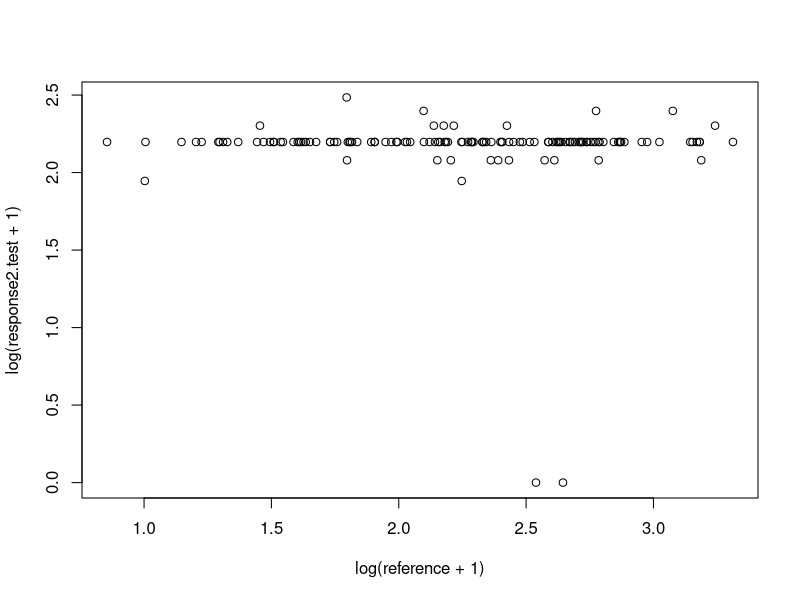
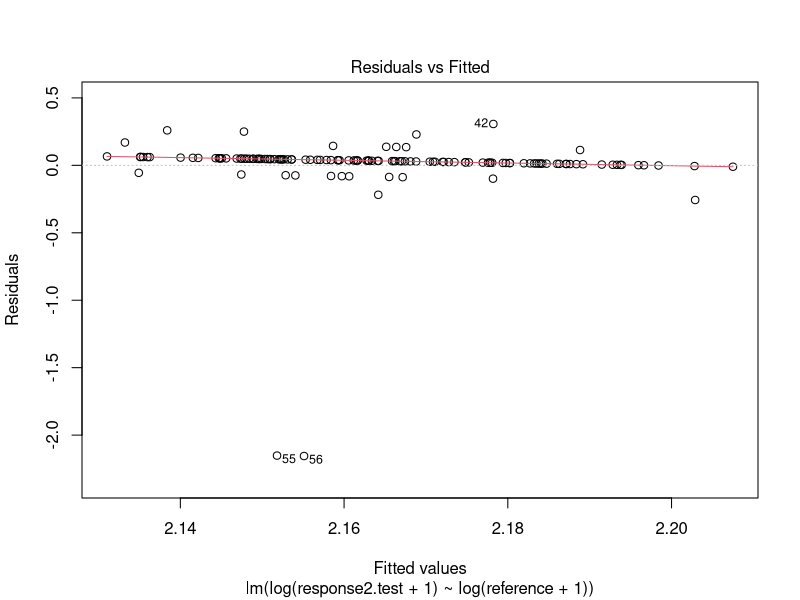
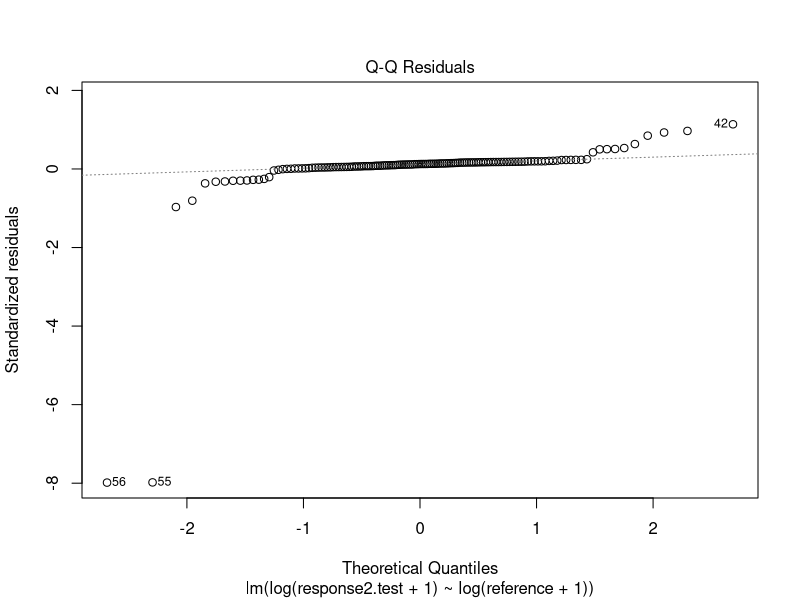
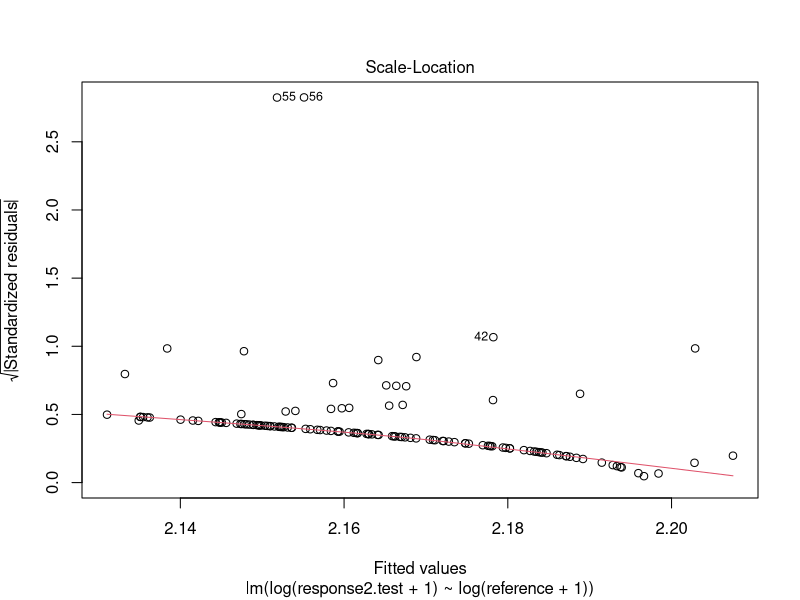
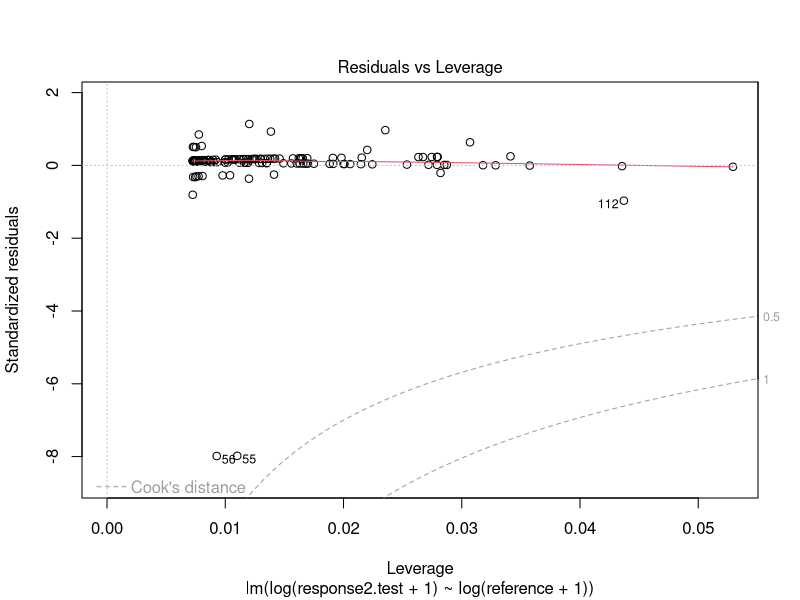
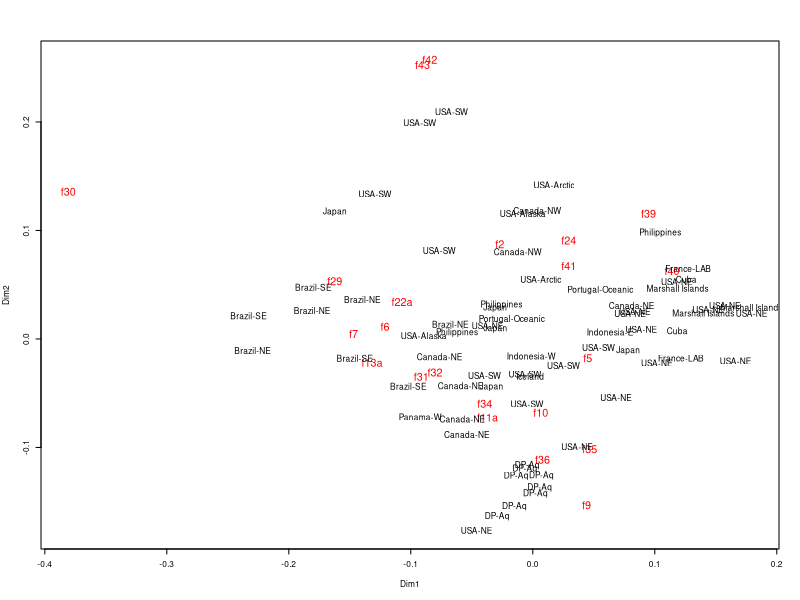

Source code (R) for these figures, in order:
######################### Aurelia morphological analyses 2 ##########################
#                       R Code - Author: Jonathan W. Lawley                         #
#                           Used in: Lawley et al., 2021                            #
#   The importance of molecular characters when morphological variability hinders   # 
#                   diagnosability: systematics of the moon jellyfish               #
#                           genus Aurelia (Cnidaria: Scyphozoa)                     #
#                       PeerJ https://doi.org/10.7717/peerj.11954                   #
#                                                                                   #
#    Used for MDS analysis in Fig. 4 and Mantel test, including fewer specimens     #
#                         WITHOUT estimation of missing data                        #
#                                                                                   #
#               Contact: jonathan.wanderleylawley@griffithuni.edu.au                #

library(vegan)
library(ade4)

#Data prep, log transform, slope calculations and isometry test
aurelia.raw=read.csv("aurelia-all.csv", sep=",", as.is=T) #raw data inserted
str(aurelia.raw)

aurelia.raw1=aurelia.raw[,-c(8,12,16)] #removes categorical features f8, f12 and f21

reference=aurelia.raw1$f1 #setting f1 as reference variable
response=aurelia.raw1[,3:36] #setting the rest as response variables
slope=rep(NA, ncol(response)) #empty vector for slope values
result=rep(NA, ncol(response)) #empty vector for isometry test results (Allometry, Isometry or lm not significant)

#Loop to calculate slopes of log-transformed variables and isometry test
for (i in 1:ncol(response)){
  response.lm=lm(log(response[,i]+1)~log(reference+1))
  f=(summary(response.lm))$fstatistic #creates the object "f" with the F-statistic values of the linear model.
  p=pf(f[1],f[2],f[3],lower.tail=F) #creates the object "p" with the p-value from the F-statistic values above.
  
  if (p > 0.05) #verifies if "p" is bigger than "alpha".
  {
    slope[i]=NA #if yes, attribute "lm not significant" to element k in "result".
    result[i]="lm not significant"
  }
  else #if not, linear model is significant, so proceeds with calculations.
  {
    slope[i]=(summary(response.lm))$coefficients[2]
    slope.se=(summary(response.lm))$coefficients[4]
    tvalue=abs((slope[i]-1)/slope.se)
    pvalue=(1-pt(tvalue,nrow(na.omit(cbind(reference,response[,i])))-2))*2
    if (pvalue > 0.05) #verifies if "pvalue" is bigger than "alpha".
    {
      result[i]="Isometry" #if yes, the slope from response.lm is not significantly different from the expected slope, so it attributes "Isometry" to element k in "result".
    }
    else #verifies if "pvalue" is not bigger than alpha.
    { 
      result[i]="Allometry" #if it is not bigger, the slope from response.m is significantly different from the expected.slope, so it attributes "Allometry" to element k in "result".
    }
  }
}
slope #resulting slopes (NA where lm not significant)
result #result of isometry test
slope.true=slope[-c(2,10:11,13,15:18,23,27:28,34)] #removing NAs (features in which lm was not significant or that are nonetheless unusable for transformations) as well as mostly invariable or biased (f3a, f19, f33) variables.

#Exploratory checking of response variables
response2=response[,c(11,13,15:18,27:28,34)] # with variables that had no significanct lm
response2.test=response[,11] #change column here for each of the above to test
plot(log(response2.test+1)~log(reference+1))
summary(lm(log(response2.test+1)~log(reference+1)))
plot(lm(log(response2.test+1)~log(reference+1)))

#Removing mostly invariable or biased (f3a, f19, f33) and uninformative (lm not significant, from above) variables - f3a, f19, f20, f23, f25a, f26, f27, f28a, f33, f37, f38, f44
aurelia.raw2=aurelia.raw1[,-c(4,12:13,15,17:20,25,29:30,36)]

aurelia.raw3=aurelia.raw2[,-c(25:26,28:29)] #further cleaning matrix, excluding locality info (some missing data there from aquariums)

aurelia.raw3.na=na.omit(aurelia.raw3) #removes lines with NAs
rownames(aurelia.raw3.na)<-aurelia.raw3.na$Specimen
aurelia.raw3.na<-aurelia.raw3.na[,-1]

#Size corrections based on Lleonart et al. (2000) and full standardization
aurelia.corrected=matrix(data=NA, nrow=length(rownames(aurelia.raw3.na)), ncol=length(colnames(aurelia.raw3.na))-2)
for (i in 1:length(slope.true)){
  aurelia.corrected[,i]=aurelia.raw3.na[,i+1]*((mean(aurelia.raw3.na[,1])/aurelia.raw3.na[,1])^slope.true[i])
}
aurelia.corrected=as.data.frame(aurelia.corrected)

aurelia.corrected.01=matrix(NA,70,22) ##scale full standardization
for (i in 1:ncol(aurelia.corrected)) {
  for (k in 1:nrow(aurelia.corrected)) {
    aurelia.corrected.01[k,i]=(aurelia.corrected[k,i]-min(aurelia.corrected[,i]))/(max(aurelia.corrected[,i])-min(aurelia.corrected[,i]))
  }
}
aurelia.corrected.01=as.data.frame(aurelia.corrected.01)
colnames(aurelia.corrected.01)=colnames(aurelia.raw3.na[,-c(1,24)])
rownames(aurelia.corrected.01)=rownames(aurelia.raw3.na)

#Multivariate analysis
par(cex=0.5)
mds=cmdscale((vegdist(aurelia.corrected.01, "gower")))
mds=mds*-1 #not necessary, but used to display MDS differently
features.wa<-wascores(mds, aurelia.corrected.01, expand=T) #with weighted averages of morphological features
plot(rbind(mds,features.wa), pch = 15, type="n", xlab = "Dim1", ylab = "Dim2")
text(features.wa[,1], features.wa[,2], rownames(features.wa), cex=1.3, col="red")
text(mds[,1], mds[,2], aurelia.raw3.na[,24], cex=1)

#Mantel test (correlation between two distance matrices)
aurelia.raw2.na=na.omit(aurelia.raw2)
aurelia.gd=na.omit(aurelia.raw2.na[,c(1,25,26)])
colnames(aurelia.gd)=c("Specimen", "Lat","Lon")
gd.dist=dist(cbind(aurelia.gd$Lon, aurelia.gd$Lat))
md.matrix=as.matrix(vegdist(aurelia.corrected.01, "gower"))
md.matrix=md.matrix[-c(62:69),-c(62:69)] #removing aquarium specimens
md.dist=as.dist(md.matrix)
mantel.rtest(md.dist, gd.dist, nrepet=9999)
